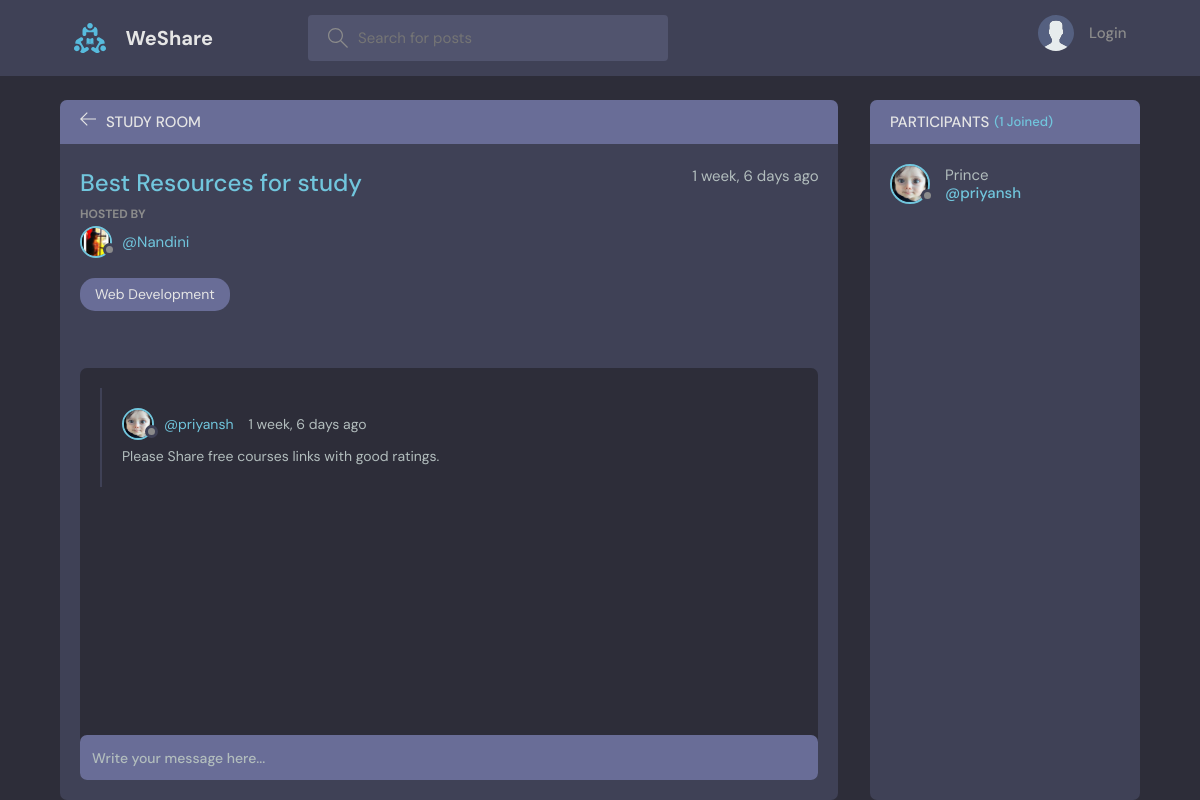
/room/24/, run on an earlier commit of the app's database.
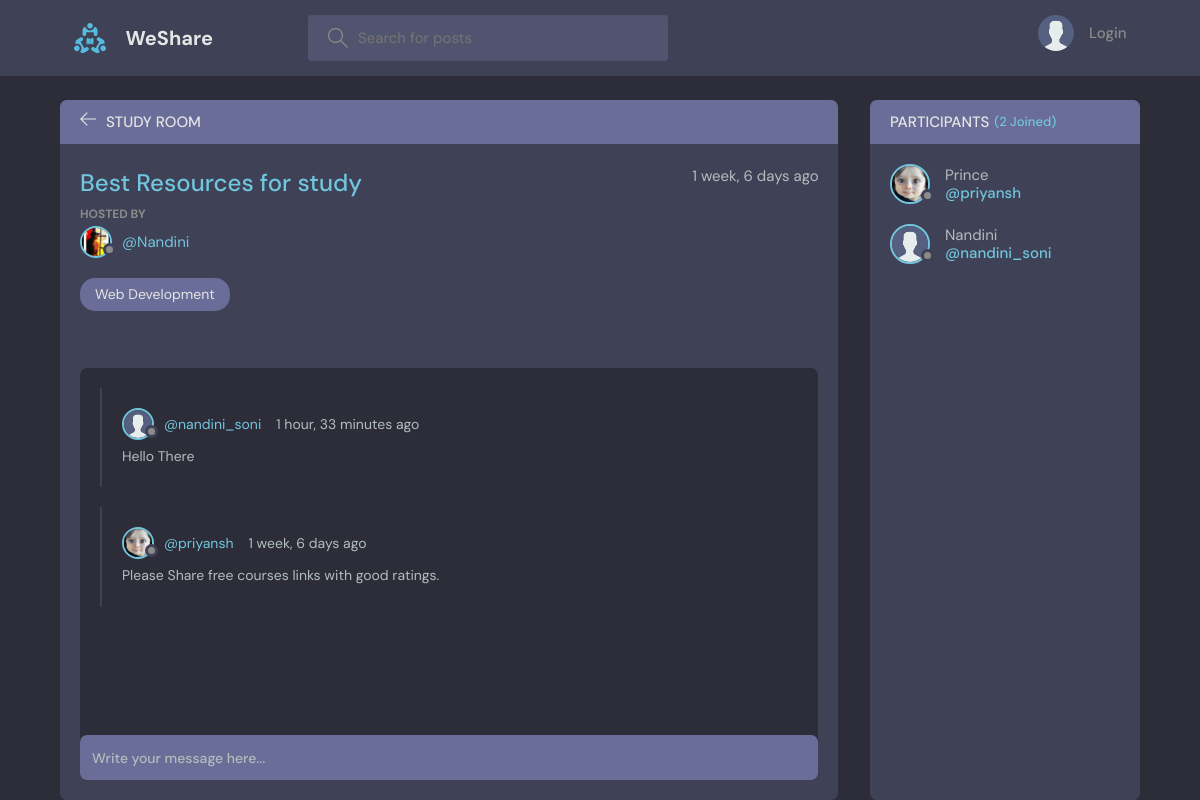
And on a later commit of the database.
### base/models.py (models this page shows, shortened)
class Message(models.Model):
    user = models.ForeignKey(User, on_delete=models.CASCADE)
    room = models.ForeignKey(Room, on_delete=models.CASCADE)
    body = models.TextField()
    updated = models.DateTimeField(auto_now=True)
    created = models.DateTimeField(auto_now_add=True)
    class Meta:
        ordering = ['-updated', '-created']

class User(AbstractUser):
    name = models.CharField(max_length=200, null=True)
    username = models.CharField(max_length=200,unique=True, null=False)
    email = models.EmailField(unique=True, null=True)
    bio = models.TextField(null=True)
    avatar = models.ImageField(null=True, default="avatar.svg")
    USERNAME_FIELD = 'username'
    REQUIRED_FIELDS = ['name']

### base/views.py (the view, shortened to what this page needs)
# urls.py: path('room/<str:pk>/', views.room, name="room"),
def room(request, pk):
    room = Room.objects.get(id=pk)
    room_messages = room.message_set.all()
    participants = room.participants.all()
    context = {'room': room, 'room_messages': room_messages,
               'participants': participants}
    return render(request, 'base/room.html', context)

### base/models.py (called while the page is built)
    def __str__(self):
        return self.name

### base/templates/base/room.html (shortened to what this page needs)
{% extends 'main.html' %}
{% block content %}
<main class="profile-page layout layout--2">
  <div class="container">
    <div class="room">
      <div class="room__top">
        <div class="room__topLeft">
          <a href="{% url 'home' %}">
            <svg version="1.1" xmlns="http://www.w3.org/2000/svg" width="32" height="32" viewBox="0 0 32 32">
              <title>arrow-left</title>
              <path
                d="M13.723 2.286l-13.723 13.714 13.719 13.714 1.616-1.611-10.96-10.96h27.625v-2.286h-27.625l10.965-10.965-1.616-1.607z">
              </path>
            </svg>
          </a>
          <h3>Study Room</h3>
        </div>
      </div>
      <div class="room__box scroll">
        <div class="room__header scroll">
          <div class="room__info">
            <h3>{{room.name}}</h3>
            <span>{{room.created|timesince}} ago</span>
          </div>
          <div class="room__hosted">
            <p>Hosted By</p>
            <a href="{% url 'user-profile' room.host.id %}" class="room__author">
              <div class="avatar avatar--small">
                <img src="{{room.host.avatar.url}}" />
              </div>
              <span>@{{room.host.username}}</span>
            </a>
          </div>
          <span class="room__topics">{{room.topic}}</span>
        </div>
        <div class="room__conversation">
          <div class="threads scroll">
            {% for message in room_messages %}
            <div class="thread">
              <div class="thread__top">
                <div class="thread__author">
                  <a href="{% url 'user-profile' message.user.id %}" class="thread__authorInfo">
                    <div class="avatar avatar--small">
                      <img src="{{message.user.avatar.url}}" />
                    </div>
                    <span>@{{message.user.username}}</span>
                  </a>
                  <span class="thread__date">{{message.created|timesince}} ago</span>
                </div>
              </div>
              <div class="thread__details">
                {{message.body}}
              </div>
            </div>
            {% endfor %}
          </div>
        </div>
      </div>
      <div class="room__message">
        <form action="" method="POST">
          <input name="body" placeholder="Write your message here..." />
        </form>
      </div>
    </div>
    <div class="participants">
      <h3 class="participants__top">Participants <span>({{participants.count}} Joined)</span></h3>
      <div class="participants__list scroll">
        {% for user in participants %}
        <a href="{%  url 'user-profile' user.id %}" class="participant">
          <div class="avatar avatar--medium">
            <img src="{{user.avatar.url}}" />
          </div>
          <p>
            {{user.name}}
            <span>@{{user.username}}</span>
          </p>
        </a>
        {% endfor %}
      </div>
    </div>
  </div>
</main>
{% endblock content %}

What changed in the data, as far as the page shows it:
added Message: user.avatar (placeholder picture), user.username "nandini_soni", created "1 hour, 33 minutes", body "Hello There"
added User: avatar (placeholder picture), name "Nandini", username "nandini_soni"
Also different on the page:
{{ participants.count }}: "1" → "2"
